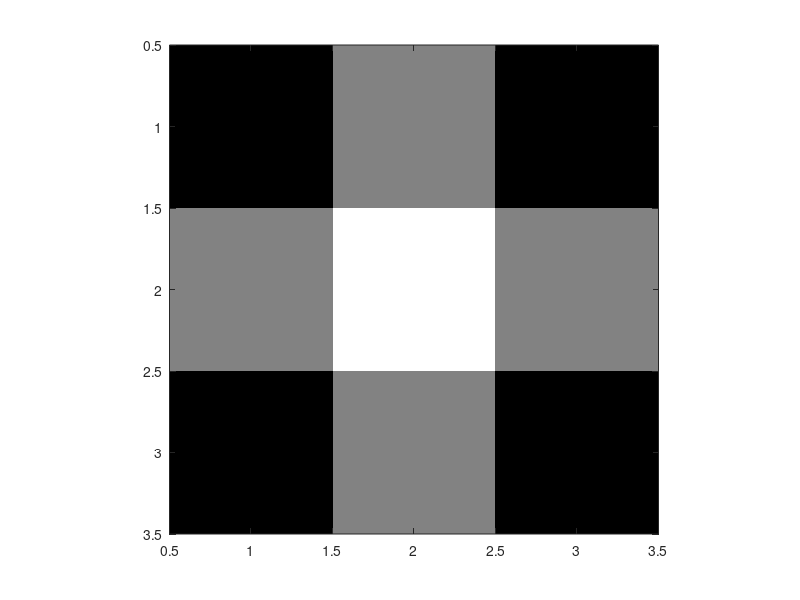

Write the MATLAB code that produced this figure.
function projection3x3()
    im1 = [0 0 0; 0 1 0; 0 0 0];
    %figure, imagesc(im1), colormap('gray'), axis square, drawnow; %viser
    %den opprinnelige figuren.
    p1 = sum(im1,2); %radprojeksjoner
    p2 = sum(im1,1); %kolonneprojeksjoner
    projIm1 = zeros(3); 
    for i=1:3
        %Er ikke generelt her. deler p? 3 siden det skal fordeles p? 3
        %koordinater. Deler s? p? to siden vi g?r over de samme punktene to
        %ganger.
        projIm1(:,i) = projIm1(:,i)+ p1/6;
        projIm1(i,:) = projIm1(i,:)+ p2/6;
    end
    figure, imagesc(projIm1), colormap('gray'), axis square, drawnow;
end